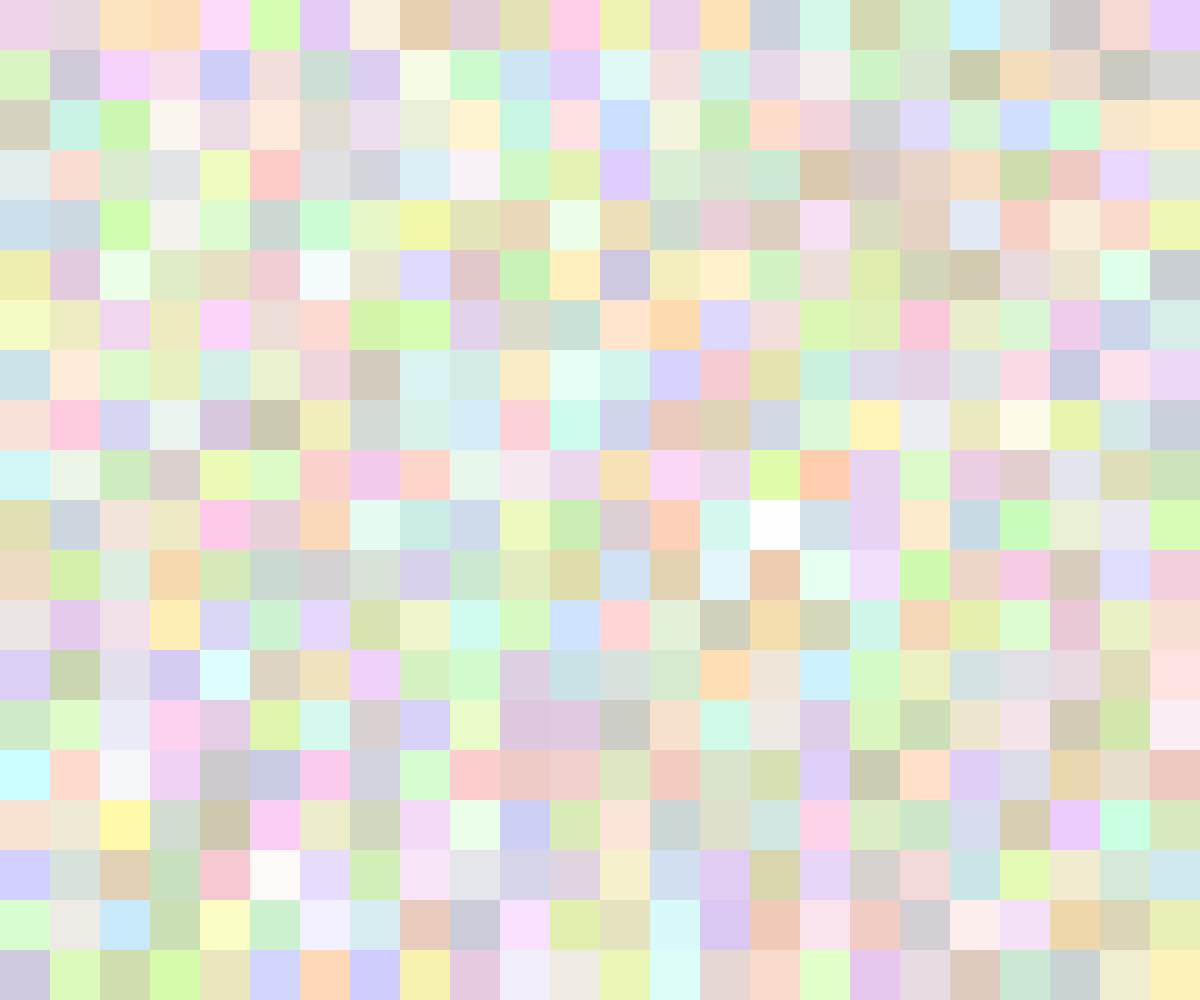
Frame 1 (no input)
Frame 60 (no input): identical to frame 1, image omitted
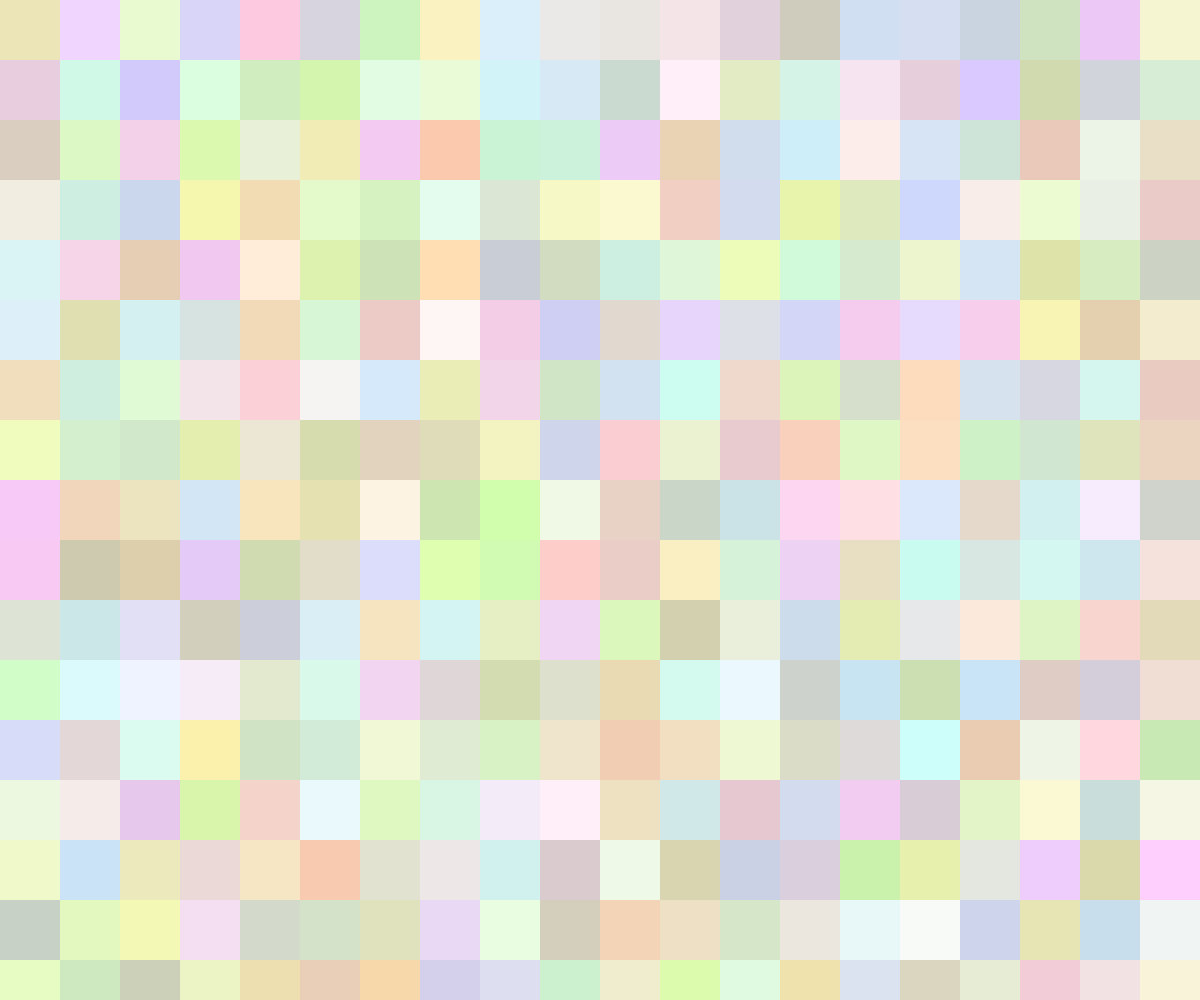
Frame 120 (the mouse pressed at the canvas centre since frame 60)

The p5.js sketch that drew these frames (run headless with seeded random() and noise() and a simulated clock; from frame 60 on, the mouse is pressed at the canvas centre):

// p5.js sketch
// ── sketch.js
// Multicoloured Grid
// Danielle
// 03/12/2019
//
// Extra for Experts:
// - created a color sceme

let sNumber = 50;
let count = true;
let sBlue, sRed, sGreen;
let squareSize = 50;

function setup() {
  createCanvas(windowWidth, windowHeight);
  noStroke();
}

function draw() {
  if (count){
    makeSquares();
  }
}

function makeSquares(){

  for (let x = 0; x < width; x+= squareSize){
    for (let y = 0; y < height; y+= squareSize){
      fill(random(200,255), random(200,255), random(170,255));
      rect(x,y, squareSize, squareSize);
    }

  }
  count = false;
}


function mousePressed(){
  if (mouseButton === RIGHT){
    squareSize -= 10;
    count = true;
  }
  if (mouseButton === LEFT){
    squareSize += 10;
    count = true;
  }
}

function keyPressed(){
  if (key === " "){
    count = true;
  }
}
